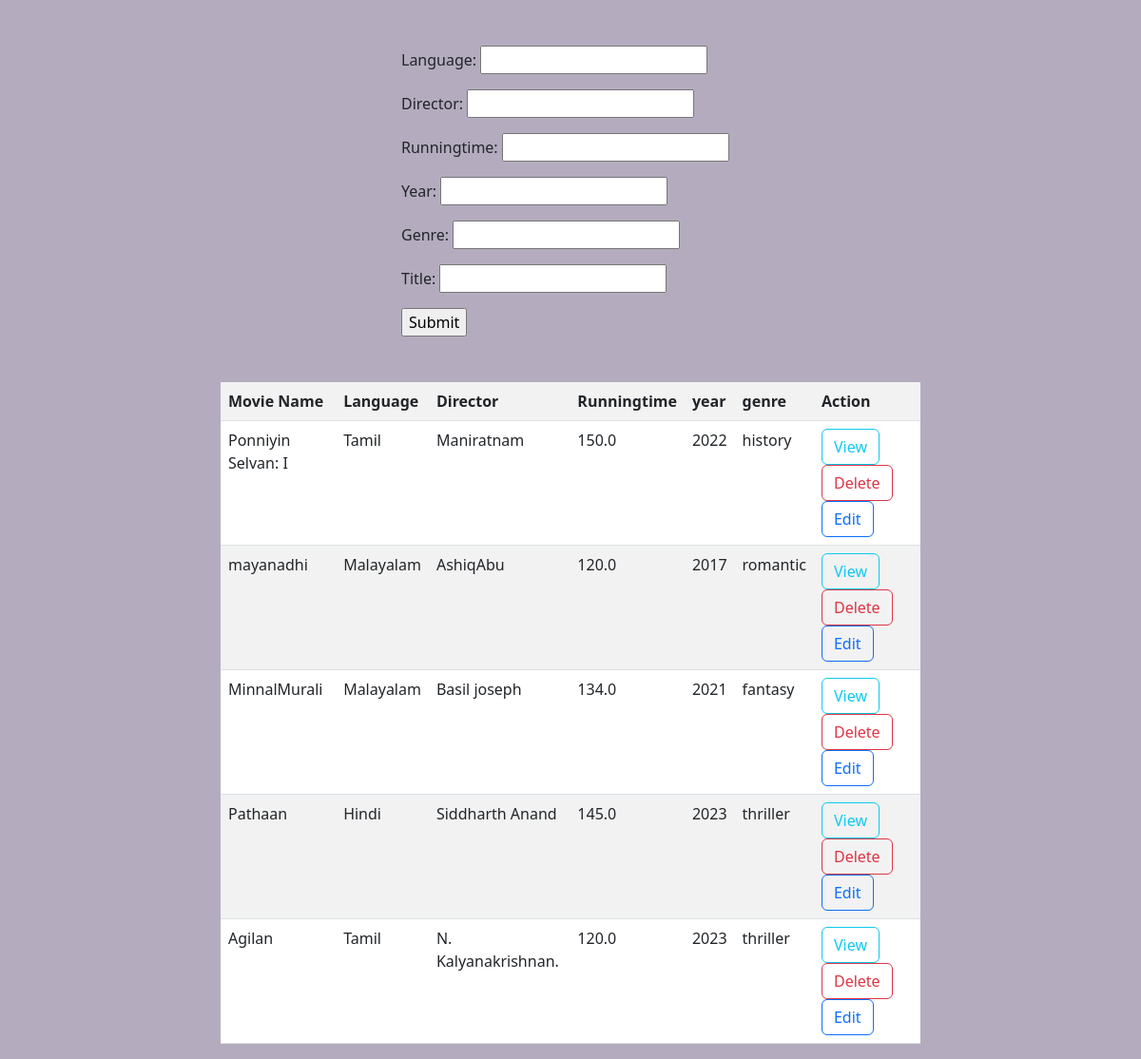
The app's page /movie/all with its own data.
### movie/models.py (models this page shows, shortened)
class Movies(models.Model):
    user=models.ForeignKey(User,on_delete=models.CASCADE)
    title=models.CharField(max_length=200)
    language=models.CharField(max_length=200)
    director=models.CharField(max_length=200)
    description = models.TextField()
    runningtime=models.FloatField()
    year=models.IntegerField()
    genre=models.CharField(max_length=200)
    poster=models.ImageField(upload_to="images",null=True,blank=True)
    created_date=models.DateTimeField(auto_now_add=True)

### movie/views.py (the view)
# urls.py: path("movie/all",views.MovieListView.as_view(),name="movie-list"),
class MovieListView(ListView):
    model=Movies
    context_object_name="movies"
    template_name="movie-list.html"
    def get(self,request,*args,**kwargs):
        f=MovieFilter(request.GET,queryset=Movies.objects.all())
        return render (request,self.template_name,{"filter":f})

### movie/templates/movie-list.html (shortened to what this page needs)
<!DOCTYPE html>
<html lang="en">
<head>
    <link href="https://cdn.jsdelivr.net/npm/bootstrap@5.3.0-alpha1/dist/css/bootstrap.min.css" rel="stylesheet">
</head>
<body>
    <div class="container mt-5">
        <div class="row">
            <div class="col-4"></div>
            <div class="col-4">
                <form action="" method="get">
                    {{filter.form.as_p}}
                    <input type="submit" name="" id="">
                </form>
            </div>
            <div class="col-4"></div>
        </div>
    </div>
    <div class="container">
        <div class="row mt-5">
            <div class="col-2"></div>
            <div class="col-8">
                <table class="table table-striped" style="background-color: aliceblue;">
                    <tr >
                        <th>Movie Name</th>
                        <th>Language</th>
                        <th>Director</th>
                        <th>Runningtime</th>
                        <th>year</th>
                        <th>genre</th>
                        <th>Action</th>
                    </tr>
                    {%for stud in filter.qs %}
                    <tr>
                        <td >{{stud.title}}</td>
                        <td >{{stud.language}}</td>
                        <td >{{stud.director}}</td>
                        <td >{{stud.runningtime}}</td>
                        <td >{{stud.year}}</td>
                        <td >{{stud.genre}}</td>
                        <td>
                            <a href="{%url 'movie-detail' stud.id %}"class="btn btn-outline-info">View</a>
                            <a href="{%url 'movie-delete' stud.id%}" class="btn btn-outline-danger">Delete</a>
                            <a href="{%url 'movie-edit' stud.id %}" class="btn btn-outline-primary">Edit</a>
                        </td>
                    </tr>
                    {%endfor%}
                </table>
            </div>
            <div class="col-2"></div>
        </div>
    </div>
</body>
</html>

### movie/templates/movie-list.html (style rules this page uses)
body { background-color: #b4acbe; }

### records on screen
Movies: title "Ponniyin Selvan: I", language "Tamil", director "Maniratnam", runningtime "150.0", year "2022", genre "history"
Movies: title "mayanadhi", language "Malayalam", director "AshiqAbu", runningtime "120.0", year "2017", genre "romantic"
Movies: title "MinnalMurali", language "Malayalam", director "Basil joseph", runningtime "134.0", year "2021", genre "fantasy"
Movies: title "Pathaan", language "Hindi", director "Siddharth Anand", runningtime "145.0", year "2023", genre "thriller"
Movies: title "Agilan", language "Tamil", director "N. Kalyanakrishnan.", runningtime "120.0", year "2023", genre "thriller"
